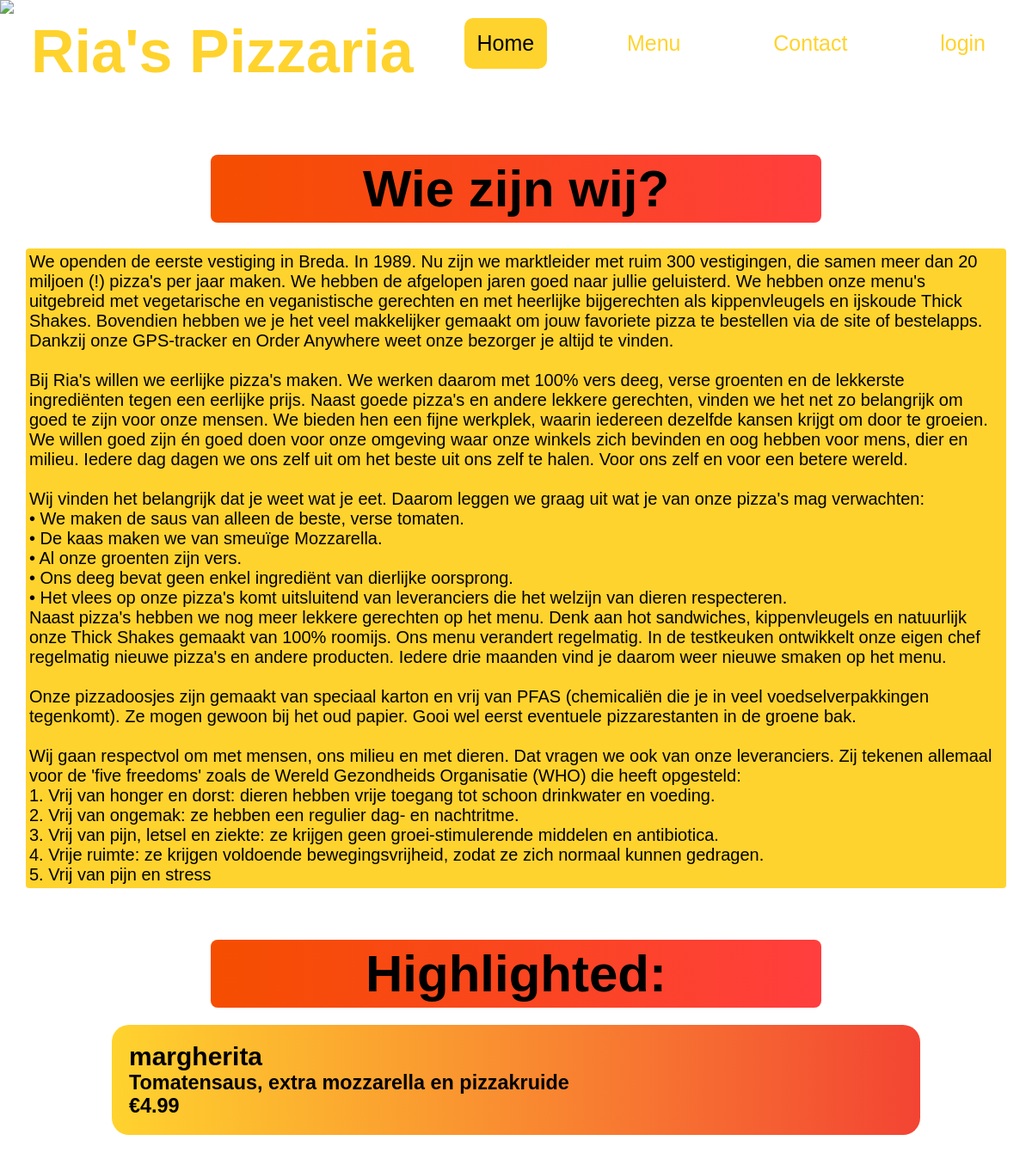
The page / on the database its author committed.
### tables this page shows
CREATE TABLE `menukaart` (
  `id` int(11) NOT NULL,
  `tag` varchar(255) NOT NULL,
  `product` varchar(255) NOT NULL,
  `ingredienten` varchar(255) NOT NULL,
  `categorie` varchar(255) NOT NULL,
  `prijs` decimal(10,2) NOT NULL
);

### index.php (the view, shortened to what this page needs)
<?php include_once("includes/connect.php"); ?>
<!DOCTYPE html>
<html lang="en">
<head>
  <link rel="stylesheet" href="css/style.css">
</head>
<body>
  <div id="navbar">
    <img src="img/Riapizzarialogo.png" height="200px">
    <h1>Ria's Pizzaria</h1>
    <a href="index.php" class="huidig">Home</a>
    <a href="menu.php">Menu</a>
    <a href="contact.php">Contact</a>
    <a href="login.php">login</a>
  </div>
  <div id="content">
    <h1>Wie zijn wij?</h1>
    <p id="info">
      We openden de eerste vestiging in Breda. In 1989. Nu zijn we marktleider met ruim 300 vestigingen, die samen meer dan 20 miljoen (!) pizza's per jaar maken. We hebben de afgelopen jaren goed naar jullie geluisterd. We hebben onze menu's uitgebreid met vegetarische en veganistische gerechten en met heerlijke bijgerechten als kippenvleugels en ijskoude Thick Shakes. Bovendien hebben we je het veel makkelijker gemaakt om jouw favoriete pizza te bestellen via de site of bestelapps. Dankzij onze GPS-tracker en Order Anywhere weet onze bezorger je altijd te vinden.<br><br
      >Bij Ria's willen we eerlijke pizza's maken. We werken daarom met 100% vers deeg, verse groenten en de lekkerste ingrediënten tegen een eerlijke prijs. Naast goede pizza's en andere lekkere gerechten, vinden we het net zo belangrijk om goed te zijn voor onze mensen. We bieden hen een fijne werkplek, waarin iedereen dezelfde kansen krijgt om door te groeien. We willen goed zijn én goed doen voor onze omgeving waar onze winkels zich bevinden en oog hebben voor mens, dier en milieu. Iedere dag dagen we ons zelf uit om het beste uit ons zelf te halen. Voor ons zelf en voor een betere wereld.<br><br>
      Wij vinden het belangrijk dat je weet wat je eet. Daarom leggen we graag uit wat je van onze pizza's mag verwachten:
      <br>
      • We maken de saus van alleen de beste, verse tomaten.
      <br>
      • De kaas maken we van smeuïge Mozzarella.
      <br>
      • Al onze groenten zijn vers.
      <br>
      • Ons deeg bevat geen enkel ingrediënt van dierlijke oorsprong.
      <br>
      • Het vlees op onze pizza's komt uitsluitend van leveranciers die het welzijn van dieren respecteren.
      <br>
      Naast pizza's hebben we nog meer lekkere gerechten op het menu. Denk aan hot sandwiches, kippenvleugels en natuurlijk onze Thick Shakes gemaakt van 100% roomijs. Ons menu verandert regelmatig. In de testkeuken ontwikkelt onze eigen chef regelmatig nieuwe pizza's en andere producten. Iedere drie maanden vind je daarom weer nieuwe smaken op het menu.
      <br><br>
      Onze pizzadoosjes zijn gemaakt van speciaal karton en vrij van PFAS (chemicaliën die je in veel voedselverpakkingen tegenkomt). Ze mogen gewoon bij het oud papier. Gooi wel eerst eventuele pizzarestanten in de groene bak.
      <br><br>
      Wij gaan respectvol om met mensen, ons milieu en met dieren. Dat vragen we ook van onze leveranciers. Zij tekenen allemaal voor de 'five freedoms' zoals de Wereld Gezondheids Organisatie (WHO) die heeft opgesteld:
      <br>
      1. Vrij van honger en dorst: dieren hebben vrije toegang tot schoon drinkwater en voeding.
      <br>
      2. Vrij van ongemak: ze hebben een regulier dag- en nachtritme.
      <br>
      3. Vrij van pijn, letsel en ziekte: ze krijgen geen groei-stimulerende middelen en antibiotica.
      <br>
      4. Vrije ruimte: ze krijgen voldoende bewegingsvrijheid, zodat ze zich normaal kunnen gedragen.
      <br>
      5. Vrij van pijn en stress
    </p>
    <h1>Highlighted:</h1>
    <div id="slideshow">
      <?php
        $sql = "SELECT * FROM menukaart";
        $stmt = $connect->prepare($sql);
        $stmt->execute();
        $result = $stmt->fetchALL();
        foreach ($result as $res) { ?>
          <div id="highliteditem">
            <div id="product">
              <h2><?php echo $res["product"]; ?></h2>
            </div>
            <div id="ingredienten">
              <h3><?php echo $res["ingredienten"]; ?></h3>
            </div>
            <div id="prijs">
              <h3>€<?php echo $res["prijs"];
                    ?></h3>
            </div>
          </div>
      <?php } ?>
    </div>
  </div>
</body>
</html>

### css/style.css (style rules this page uses)
* { margin: 0%; font-family: Arial, Helvetica, sans-serif; }
body { font-family: Arial, Helvetica, sans-serif; background-image: url("../img/pizzabg1.jpg"); background-size: 100%; padding-bottom: 100px; }
#content { display: flex; flex-direction: column; align-items: center; width: 100%; margin-top: 150px; }
#navbar { display: flex; flex-direction: row; position: fixed; top: 0; width: 100%; height: 100px; transition: top 0.3s; }
#navbar a { display: flex; margin: auto; color: #FFD32E; padding: 15px; text-decoration: none; font-size: 25px; border-radius: 10px; }
#navbar h1 { color: #FFD32E; font-size: 70px; margin: 20px; }
.huidig { background-color: #FFD32E; color: black!important; }
#content h1 { margin-top: 30px; background-image: linear-gradient(to right, #f54e00, #ff3e3e); font-size: 60px; padding: 5px; width: 700px; text-align: center; border-radius: 8px; }
#highliteditem { margin-top: 20px; border-radius: 20px; width: 900px; background-image: linear-gradient(to right, #FFD32E, #F34433); font-size: 20px; padding: 20px; }
#info { margin: 30px; padding: 4px; border-radius: 4px; background-color: #FFD32E; font-size: 20px; }

### rows shown on the page
menukaart: product "margherita", ingredienten "Tomatensaus, extra mozzarella en pizzakruide", prijs "4.99"
